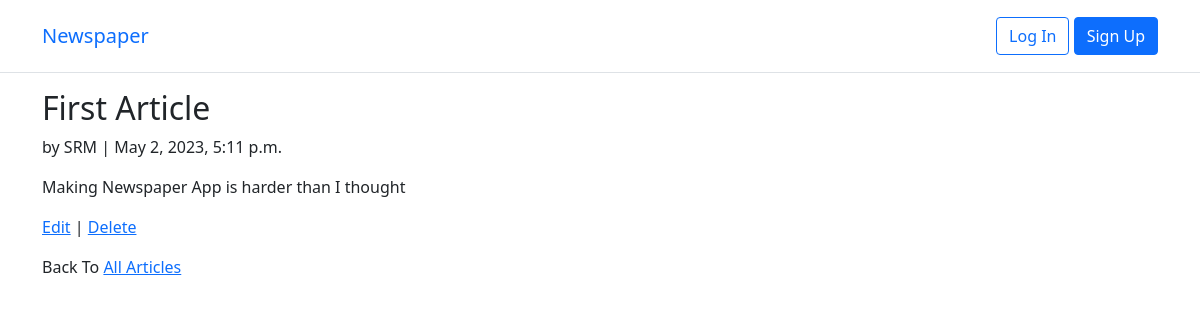
/articles/1/, run on the app's committed database.
### articles/models.py (models this page shows, shortened)
class Article(models.Model):
    title = models.CharField(max_length=255)
    body = models.TextField()
    date = models.DateTimeField(auto_now_add=True)
    author = models.ForeignKey(
        settings.AUTH_USER_MODEL,
        on_delete=models.CASCADE,
    )

### accounts/models.py (models this page shows)
class CustomUser(AbstractUser):
    age = models.PositiveIntegerField(null=True, blank=True)

### articles/views.py (the view)
# urls.py: path('<int:pk>/', ArticleDetailView.as_view(), name="article_detail"),
class ArticleDetailView(DetailView):
    model = Article
    template_name = "article_detail.html"

### templates/article_detail.html
{% extends 'base.html' %}
{% block content %}
<div class="article-entry">
    <h2>{{article.title}}</h2>
    <p>by {{ article.author }} | {{ article.date }}</p>
    <p>{{ article.body }}</p>
    <p><a href="{% url 'article_edit' article.pk %}">Edit</a>
        | <a href="{% url 'article_delete' article.pk %}">Delete</a>
    </p>
    <p>Back To <a href="{% url 'article_list' %}">All Articles</a></p>
</div>
{% endblock %}

### data on the page
Article: title "First Article", author "SRM", date "May 2, 2023, 5:11 p.m.", body "Making Newspaper App is harder than I thought"
